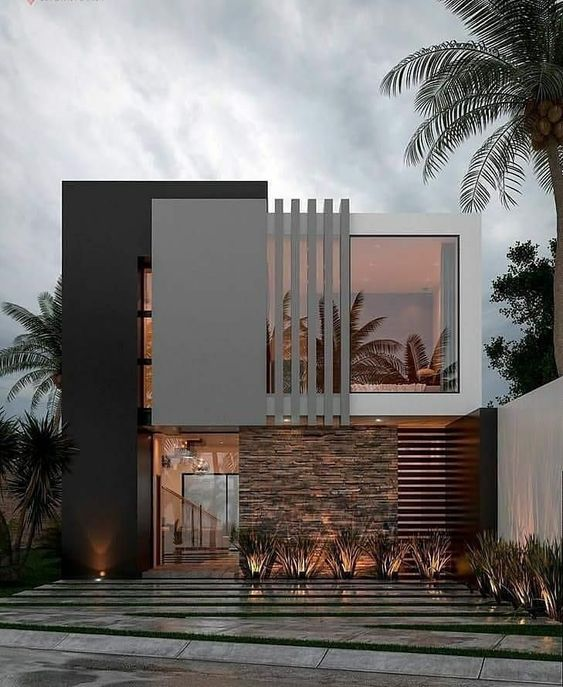
#> input picture images/fachada.jpg, 563 x 687 px
$ python Rotacionar90.py images/fachada.jpg out.png
#> lines starting #> are read from the running program, lines starting #| are printed output that depends on the picture
from PIL import Image
import sys

if __name__ == "__main__":
  print(f'Argumentos: {len(sys.argv)}')
  for i, arg in enumerate(sys.argv):
    print(f"argumentos:{i}: {arg}")

img= Image.open(sys.argv[1])
#> img is the input picture: PIL image 563x687 RGB; mean R, G, B 115, 111.2, 108.9

rotaciona = img.transpose(Image.ROTATE_90)
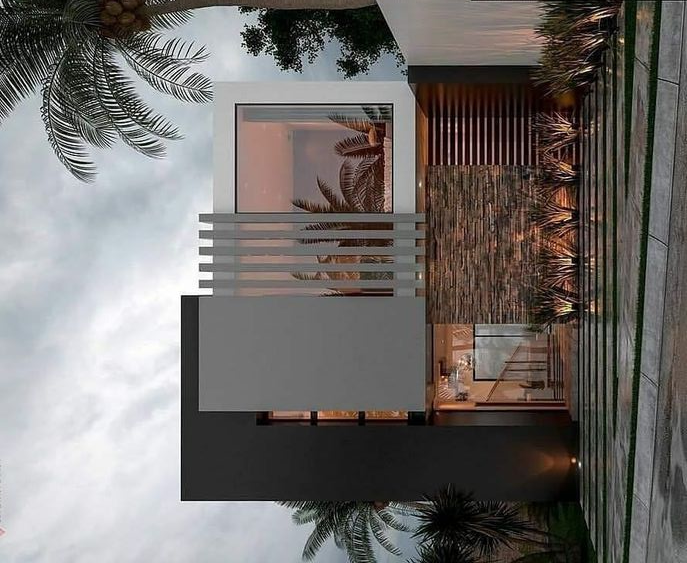
#> rotaciona: PIL image 687x563 RGB; mean R, G, B 115, 111.2, 108.9

rotaciona.save(sys.argv[2])
